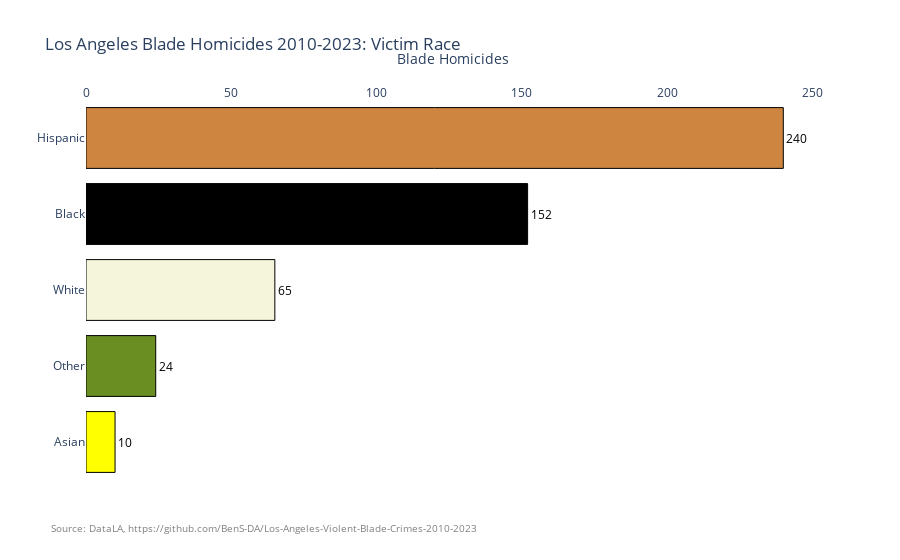

This figure's notebook cell:
### Code cell
victim_race = blade_homicide['Victim Ethnicity'].value_counts()

vr_graph =  px.bar(victim_race, 
                x=victim_race.values, 
                y=victim_race.index, 
                orientation='h',
                color = victim_race.index,
                title = "Los Angeles Blade Homicides 2010-2023: Victim Race", 
                text=victim_race.values,
                color_discrete_map = {
                'Hispanic': "Peru",
                'Black': "Black",
                'White': "Beige",
                'Other': "Olivedrab",
                'Asian': "Yellow"}
                    )
vr_graph.update_layout(xaxis_title = "Blade Homicides",yaxis_title="")
vr_graph.update_layout(showlegend=False) 
vr_graph.update_traces(textposition='outside')
vr_graph.update_traces(textfont_color='black')

vr_graph.update_layout(
    paper_bgcolor='rgba(0, 0, 0, 0)',
    plot_bgcolor='rgba(0, 0, 0, 0)'
)

vr_graph.update_layout(xaxis=dict(side='top'))
vr_graph.update_traces(textposition='outside', textfont=dict(color='black', size=12), marker_line_width=1,marker_line_color='black')

vr_graph.add_annotation(
    text=f"Source: DataLA, https://github.com/BenS-DA/Los-Angeles-Violent-Blade-Crimes-2010-2023",
    showarrow=False,
    x=-.05,
    y=-0.15,
    xref="paper",
    yref="paper",
    xanchor="left",
    yanchor="bottom",
    font=dict(size=10, color="grey"),
    align="left"
)

vr_graph.show()

### Figure 1 — Plotly figure (JSON) as saved in the notebook; plotly's stock layout.template omitted (floating-point values rounded to 4 significant figures)
{"data": [{"hovertemplate": "Victim Ethnicity=%{y}<br>x=%{x}<br>text=%{text}<extra></extra>", "legendgroup": "Hispanic", "marker": {"color": "Peru", "line": {"color": "black", "width": 1}, "pattern": {"shape": ""}}, "name": "Hispanic", "orientation": "h", "showlegend": true, "text": [240.0], "textfont": {"color": "black", "size": 12}, "textposition": "outside", "type": "bar", "x": [240], "xaxis": "x", "y": ["Hispanic"], "yaxis": "y"}, {"hovertemplate": "Victim Ethnicity=%{y}<br>x=%{x}<br>text=%{text}<extra></extra>", "legendgroup": "Black", "marker": {"color": "Black", "line": {"color": "black", "width": 1}, "pattern": {"shape": ""}}, "name": "Black", "orientation": "h", "showlegend": true, "text": [152.0], "textfont": {"color": "black", "size": 12}, "textposition": "outside", "type": "bar", "x": [152], "xaxis": "x", "y": ["Black"], "yaxis": "y"}, {"hovertemplate": "Victim Ethnicity=%{y}<br>x=%{x}<br>text=%{text}<extra></extra>", "legendgroup": "White", "marker": {"color": "Beige", "line": {"color": "black", "width": 1}, "pattern": {"shape": ""}}, "name": "White", "orientation": "h", "showlegend": true, "text": [65.0], "textfont": {"color": "black", "size": 12}, "textposition": "outside", "type": "bar", "x": [65], "xaxis": "x", "y": ["White"], "yaxis": "y"}, {"hovertemplate": "Victim Ethnicity=%{y}<br>x=%{x}<br>text=%{text}<extra></extra>", "legendgroup": "Other", "marker": {"color": "Olivedrab", "line": {"color": "black", "width": 1}, "pattern": {"shape": ""}}, "name": "Other", "orientation": "h", "showlegend": true, "text": [24.0], "textfont": {"color": "black", "size": 12}, "textposition": "outside", "type": "bar", "x": [24], "xaxis": "x", "y": ["Other"], "yaxis": "y"}, {"hovertemplate": "Victim Ethnicity=%{y}<br>x=%{x}<br>text=%{text}<extra></extra>", "legendgroup": "Asian", "marker": {"color": "Yellow", "line": {"color": "black", "width": 1}, "pattern": {"shape": ""}}, "name": "Asian", "orientation": "h", "showlegend": true, "text": [10.0], "textfont": {"color": "black", "size": 12}, "textposition": "outside", "type": "bar", "x": [10], "xaxis": "x", "y": ["Asian"], "yaxis": "y"}], "layout": {"annotations": [{"align": "left", "font": {"color": "grey", "size": 10}, "showarrow": false, "text": "Source: DataLA, https://github.com/BenS-DA/Los-Angeles-Violent-Blade-Crimes-2010-2023", "x": -0.05, "xanchor": "left", "xref": "paper", "y": -0.15, "yanchor": "bottom", "yref": "paper"}], "barmode": "relative", "legend": {"title": {"text": "Victim Ethnicity"}, "tracegroupgap": 0}, "paper_bgcolor": "rgba(0, 0, 0, 0)", "plot_bgcolor": "rgba(0, 0, 0, 0)", "showlegend": false, "title": {"text": "Los Angeles Blade Homicides 2010-2023: Victim Race"}, "xaxis": {"anchor": "y", "domain": [0, 1], "side": "top", "title": {"text": "Blade Homicides"}}, "yaxis": {"anchor": "x", "categoryarray": ["Asian", "Other", "White", "Black", "Hispanic"], "categoryorder": "array", "domain": [0, 1], "title": {"text": ""}}}}
